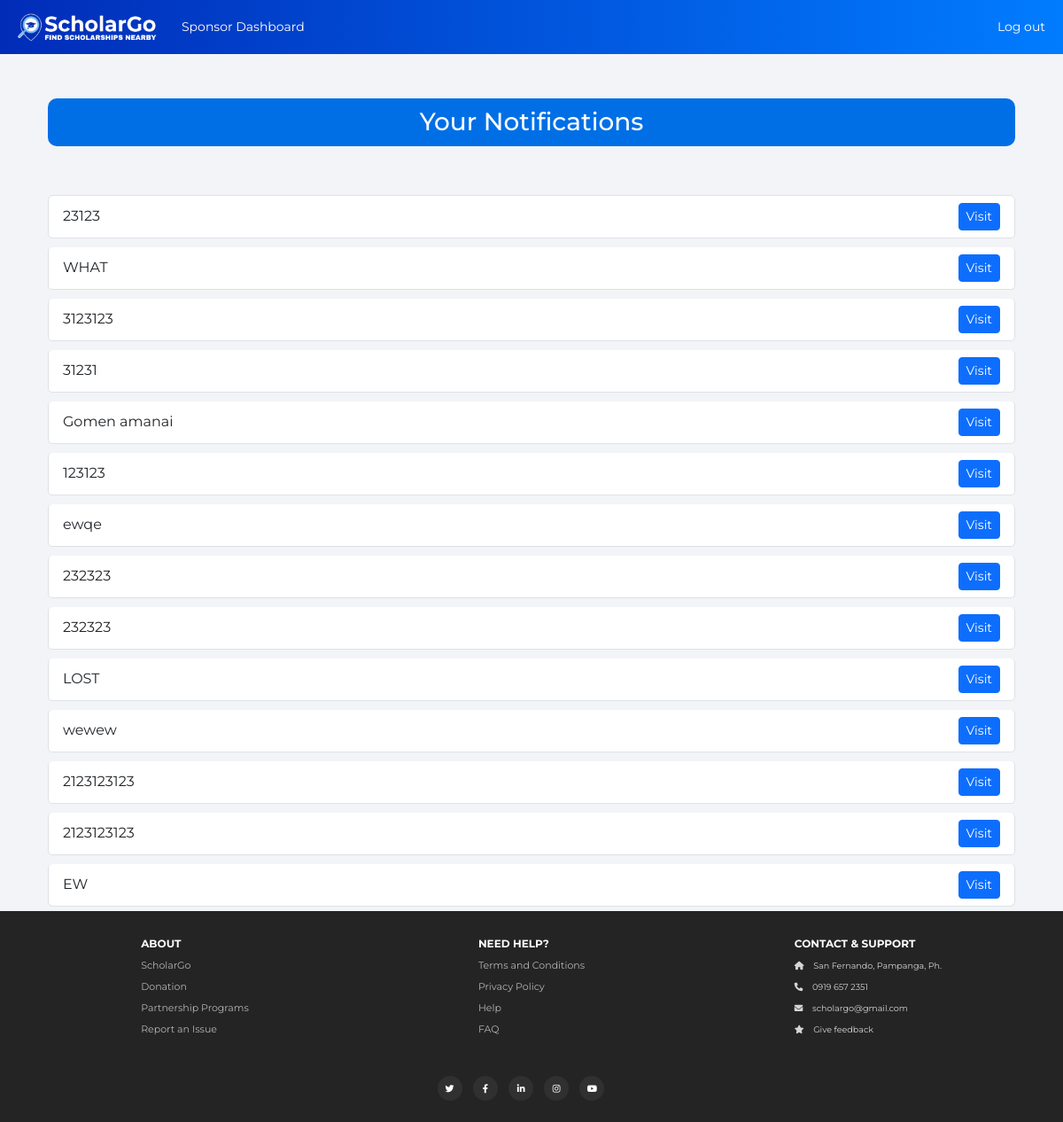
The app's page /notifications (signed in) with its own data.
### website/models.py (models this page shows, shortened)
class Notification(db.Model):
    id = db.Column(db.Integer, primary_key=True)
    user_id = db.Column(db.Integer, db.ForeignKey('user.id'), nullable=False)
    sponsorship_id = db.Column(db.Integer, db.ForeignKey('sponsorship_data.id'), nullable=False)  # Add this line
    message = db.Column(db.String(255), nullable=False)
    is_read = db.Column(db.Boolean, default=False)
    priority = db.Column(db.String(50), nullable=True)
    alarm_date = db.Column(db.DateTime(timezone=True), nullable=True)  # Make alarm_date timezone-aware
    created_at = db.Column(db.DateTime(timezone=True), default=func.now())  # Store in UTC

### website/auth.py (the view)
@auth.route('/notifications')
@login_required
def notifications():
    user_notifications = Notification.query.filter_by(user_id=current_user.id).order_by(Notification.created_at.desc()).all()
    Notification.query.filter_by(user_id=current_user.id, is_read=False).update({'is_read': True})
    unread_count = Notification.query.filter_by(user_id=current_user.id, is_read=False).count()
    db.session.commit()
    return render_template("notifications.html", notifications=user_notifications, unread_count=unread_count, user=current_user)

### website/templates/notifications.html (shortened to what this page needs)
{% extends "base.html" %}
{% block content %}
<div class="container mt-5">
    <h2>Your Notifications</h2>
    <ul class="list-group mt-3" id="notification-list">
        {% for notification in notifications %}
            <li class="list-group-item d-flex justify-content-between align-items-center {% if not notification.is_read %}list-group-item-info{% endif %}">
                <span>{{ notification.message }}</span>
                <a href="{{ url_for('views.view_sponsorship', sponsor_id=notification.sponsorship_id) }}" class="btn btn-sm btn-primary">
                    Visit
                </a>
            </li>
        {% else %}
            <li class="list-group-item">You have no notifications.</li>
        {% endfor %}
    </ul>
</div>
{% endblock %}

### website/static/css/base.css (style rules this page uses)
body { font-family: 'Montserrat', sans-serif; background-color: #f2f4f7; color: #ffffff; }

### website/static/css/footer.css (style rules this page uses)
html, body { height: 100%; margin: 0; }
body { display: flex; flex-direction: column; }
.container { flex: 1; }

### website/templates/notifications.html (style rules this page uses)
body { color: black; }
h2 { font-size: 3.5vh; background-color: #006fe6; color: rgb(255, 255, 255); border-radius: 10px; padding: 10px; width: 100%; margin-top: 50px; margin-bottom: 50px; text-align: center; }
li.list-group-item { margin: 5px 0; border-radius: 5px; }

### records on screen
Notification: message "23123"
Notification: message "WHAT"
Notification: message "3123123"
Notification: message "31231"
Notification: message "Gomen amanai"
Notification: message "123123"
Notification: message "ewqe"
Notification: message "232323"
Notification: message "232323"
Notification: message "LOST"
Notification: message "wewew"
Notification: message "2123123123"
Notification: message "2123123123"
Notification: message "EW"
